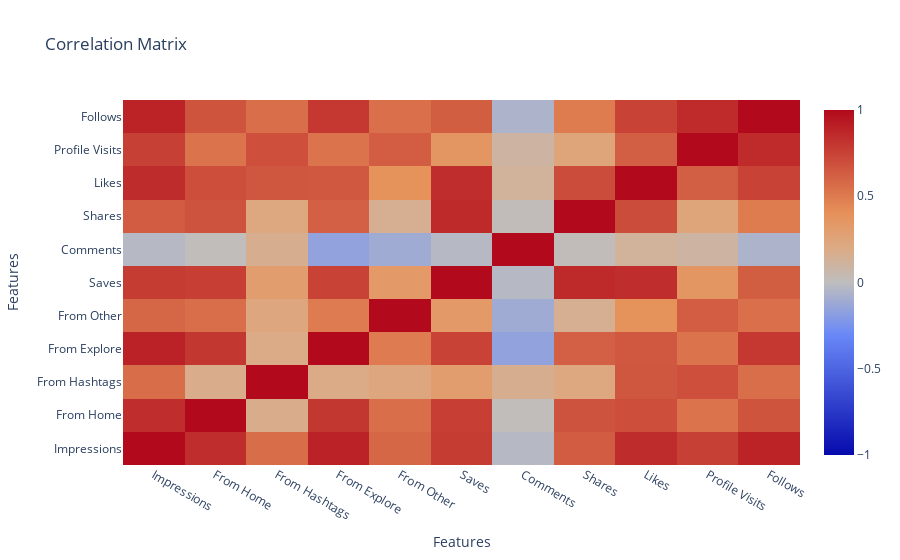

The code cell stored with this chart in its notebook:
### Code cell
num_data = df.select_dtypes(include = "number")
corr_matrix = num_data.corr()

colorscale = [[1, 'rgb(255, 0, 255)'],
              [0.5, 'rgb(0, 0, 255)'],
              [1, 'rgb(255, 255, 0)']]
fig = go.Figure(data=go.Heatmap(z=corr_matrix.values,
                                x=corr_matrix.columns,
                                y=corr_matrix.index,
                                colorscale=colorscale,
                                zmin=-1,
                                zmax=1,
                                ))

fig.update_layout(title='Correlation Matrix', xaxis_title='Features', yaxis_title='Features')

fig.show()

### Figure 1 — Plotly figure (JSON) as saved in the notebook; plotly's stock layout.template omitted (floating-point values rounded to 4 significant figures)
{"data": [{"colorscale": [[1, "rgb(255, 0, 255)"], [0.5, "rgb(0, 0, 255)"], [1, "rgb(255, 255, 0)"]], "type": "heatmap", "x": ["Impressions", "From Home", "From Hashtags", "From Explore", "From Other", "Saves", "Comments", "Shares", "Likes", "Profile Visits", "Follows"], "y": ["Impressions", "From Home", "From Hashtags", "From Explore", "From Other", "Saves", "Comments", "Shares", "Likes", "Profile Visits", "Follows"], "z": [[1, 0.8447, 0.5608, 0.8936, 0.593, 0.7792, -0.02852, 0.6347, 0.8498, 0.761, 0.8894], [0.8447, 1, 0.1775, 0.8006, 0.5557, 0.7688, 0.01272, 0.675, 0.6983, 0.5311, 0.6727], [0.5608, 0.1775, 1, 0.1905, 0.2296, 0.3059, 0.1614, 0.2195, 0.6621, 0.6913, 0.5555], [0.8936, 0.8006, 0.1905, 1, 0.4957, 0.7478, -0.1586, 0.6157, 0.6537, 0.5319, 0.796], [0.593, 0.5557, 0.2296, 0.4957, 1, 0.3319, -0.1087, 0.1568, 0.3935, 0.6331, 0.5467], [0.7792, 0.7688, 0.3059, 0.7478, 0.3319, 1, -0.02691, 0.8603, 0.8456, 0.3606, 0.6285], [-0.02852, 0.01272, 0.1614, -0.1586, -0.1087, -0.02691, 1, 0.01693, 0.1236, 0.09671, -0.06063], [0.6347, 0.675, 0.2195, 0.6157, 0.1568, 0.8603, 0.01693, 1, 0.7078, 0.2454, 0.4931], [0.8498, 0.6983, 0.6621, 0.6537, 0.3935, 0.8456, 0.1236, 0.7078, 1, 0.6261, 0.7463], [0.761, 0.5311, 0.6913, 0.5319, 0.6331, 0.3606, 0.09671, 0.2454, 0.6261, 1, 0.8532], [0.8894, 0.6727, 0.5555, 0.796, 0.5467, 0.6285, -0.06063, 0.4931, 0.7463, 0.8532, 1]], "zmax": 1, "zmin": -1}], "layout": {"title": {"text": "Correlation Matrix"}, "xaxis": {"title": {"text": "Features"}}, "yaxis": {"title": {"text": "Features"}}}}
